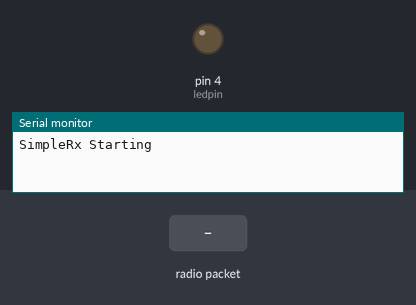
Bench run of a sketch on a simulated Arduino Uno, built with avr-gcc and run on an emulated ATmega328P. On the bench: output pins drawn as LEDs (lit = HIGH), the last lines printed to the serial monitor. Inputs (shaded band) come from the test bench. No radio packets arrive unless stated.

Above: at 1.2 s.
1.3 s: radio packet "1" arrives
At 2.4 s:
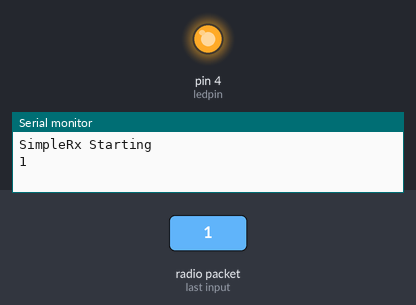
2.8 s: radio packet "0" arrives
At 3.5 s:
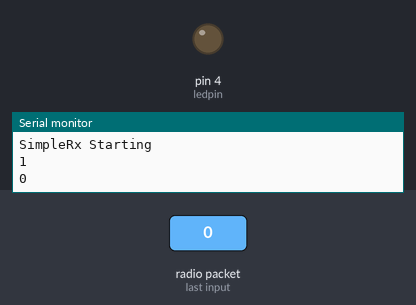
4.3 s: radio packet "2" arrives
At 4.7 s:
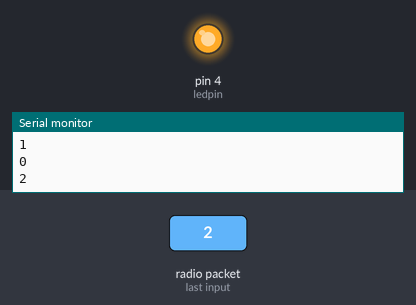
Timing chart, 0 to 7.3 s (numbered marks = the images above; inputs shaded):
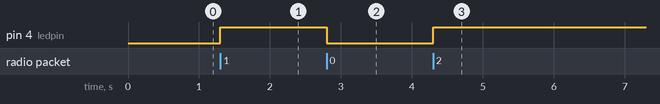

Measured:
- after the input at 1.3 s, pin 4 (ledpin): LOW → HIGH at once
- after the input at 2.8 s, pin 4 (ledpin): HIGH → LOW at once
- after the input at 4.3 s, pin 4 (ledpin): LOW → HIGH at once

The sketch:

NRF24L01_receiver.ino
```cpp
/*
 * Andre Cleaver
 * May 7th, 2021
 * NRF24L01 Receiver
 *
 * Modified from * by Dejan Nedelkovski, www.HowToMechatronics.com
 */

#include <SPI.h>
#include <nRF24L01.h>
#include <RF24.h>
#include "printf.h"

/*
 * Arduino Uno
 * CE  -
 * CSN -
 * SCK - 13
 * MO  - 11
 * MI  - 12
 * IRO - N/A
 *
 * Arduino Nano
 * CE  -
 * CSN -
 * SCK - 13
 * MO  - 11
 * MI  - 12
 * IRO - N/A
 *
 * Layout of NRF24L01
 * ==============
 * |     Vcc Gnd |
 * |     CSN CE  |
 * |     MO  SCK |
 * |     IRO MI  |
 * ==============
 */

RF24 radio(7, 8); //Assign pins CE and CSN on the NRF24L01 to the Arduino Board
char data[50] = "";

// Set the address
uint8_t address[][6] = {"Dre01", "Dre02"};

int ledpin = 4; //Using LED to indicate a received message

void setup()
{
  Serial.begin(9600);
  while (!Serial)
  {
    // some boards need to wait to ensure access to serial over USB
  }
  // initialize the transceiver on the SPI bus
  if (!radio.begin())
  {
    Serial.println(F("Radio hardware is not responding. Possibly not receiving enough power..."));
    while(1){} // hold in infinite loop
  }
  Serial.println("SimpleRx Starting");

  radio.openReadingPipe(1,address[0]);
  radio.setPALevel(RF24_PA_MIN);
  radio.startListening();
  pinMode(ledpin, OUTPUT);
  digitalWrite(ledpin, LOW);

  //printf_begin();             // needed only once for printing details
  //radio.printDetails();       // (smaller) function that prints raw register values
}

void loop()
{
  uint8_t pipe;
  if (radio.available(&pipe))
  {
    char text[32] = "";
    radio.read(&text, sizeof(text));
    digitalWrite(ledpin, HIGH-digitalRead(ledpin));   // Toggle Relay
    Serial.println(text);
  }
}
```
